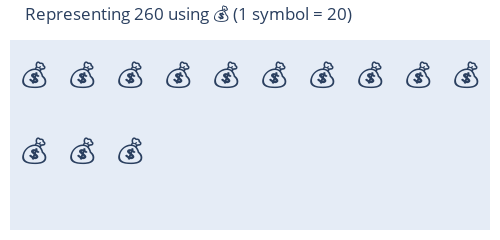

This figure's notebook cell:
### Code cell
fig = create_emoji_pictogram(value=260, scale=20, value_max=500, emoji_symbol='💰')
fig.show()

### Figure 1 — Plotly figure (JSON) as saved in the notebook; plotly's stock layout.template omitted (floating-point values rounded to 4 significant figures)
{"data": [{"hoverinfo": "text", "hovertext": ["20", "20", "20", "20", "20", "20", "20", "20", "20", "20", "20", "20", "20", "", "", "", "", "", "", "", "", "", "", "", ""], "mode": "text", "text": ["💰", "💰", "💰", "💰", "💰", "💰", "💰", "💰", "💰", "💰", "💰", "💰", "💰", "", "", "", "", "", "", "", "", "", "", "", ""], "textfont": {"family": "Segoe UI Emoji", "size": 28}, "type": "scatter", "x": [0, 1, 2, 3, 4, 5, 6, 7, 8, 9, 0, 1, 2, 3, 4, 5, 6, 7, 8, 9, 0, 1, 2, 3, 4], "y": [0, 0, 0, 0, 0, 0, 0, 0, 0, 0, -1, -1, -1, -1, -1, -1, -1, -1, -1, -1, -2, -2, -2, -2, -2]}], "layout": {"height": 150, "margin": {"b": 10, "l": 10, "r": 10, "t": 40}, "title": {"text": "Representing 260 using 💰 (1 symbol = 20)"}, "width": 500, "xaxis": {"range": [-0.5, 9.5], "visible": false}, "yaxis": {"range": [-2, 0.5], "visible": false}}}
